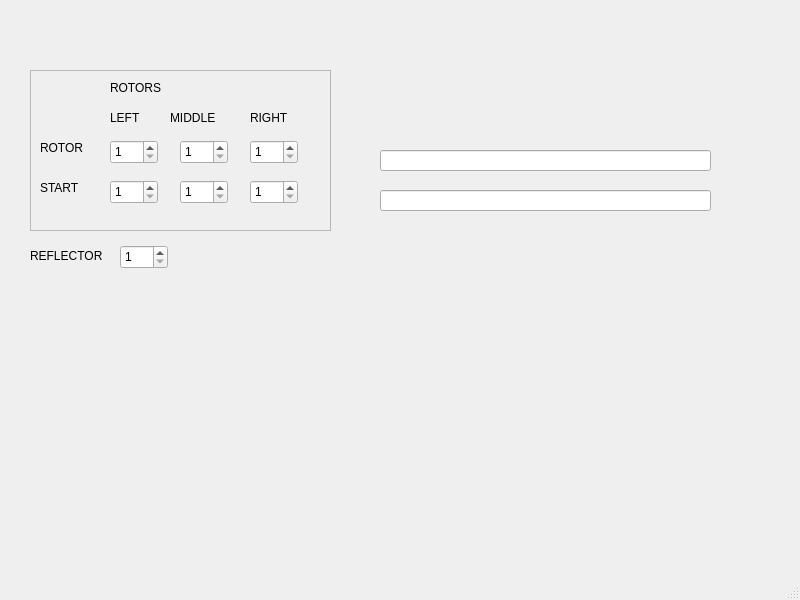
<?xml version="1.0" encoding="UTF-8"?>
<ui version="4.0">
 <class>MainWindow</class>
 <widget class="QMainWindow" name="MainWindow">
  <property name="geometry">
   <rect>
    <x>0</x>
    <y>0</y>
    <width>800</width>
    <height>600</height>
   </rect>
  </property>
  <property name="windowTitle">
   <string>MainWindow</string>
  </property>
  <widget class="QWidget" name="centralwidget">
   <widget class="QSpinBox" name="refNum">
    <property name="geometry">
     <rect>
      <x>120</x>
      <y>245</y>
      <width>48</width>
      <height>24</height>
     </rect>
    </property>
    <property name="minimum">
     <number>1</number>
    </property>
    <property name="maximum">
     <number>2</number>
    </property>
   </widget>
   <widget class="QFrame" name="frame">
    <property name="geometry">
     <rect>
      <x>30</x>
      <y>70</y>
      <width>301</width>
      <height>161</height>
     </rect>
    </property>
    <property name="frameShape">
     <enum>QFrame::StyledPanel</enum>
    </property>
    <property name="frameShadow">
     <enum>QFrame::Raised</enum>
    </property>
    <widget class="QSpinBox" name="rRotNum">
     <property name="geometry">
      <rect>
       <x>220</x>
       <y>70</y>
       <width>48</width>
       <height>24</height>
      </rect>
     </property>
     <property name="minimum">
      <number>1</number>
     </property>
     <property name="maximum">
      <number>5</number>
     </property>
    </widget>
    <widget class="QSpinBox" name="mRotNum">
     <property name="geometry">
      <rect>
       <x>150</x>
       <y>70</y>
       <width>48</width>
       <height>24</height>
      </rect>
     </property>
     <property name="minimum">
      <number>1</number>
     </property>
     <property name="maximum">
      <number>5</number>
     </property>
    </widget>
    <widget class="QSpinBox" name="lRotNum">
     <property name="geometry">
      <rect>
       <x>80</x>
       <y>70</y>
       <width>48</width>
       <height>24</height>
      </rect>
     </property>
     <property name="minimum">
      <number>1</number>
     </property>
     <property name="maximum">
      <number>5</number>
     </property>
    </widget>
    <widget class="QSpinBox" name="lRotStart">
     <property name="geometry">
      <rect>
       <x>80</x>
       <y>110</y>
       <width>48</width>
       <height>24</height>
      </rect>
     </property>
     <property name="minimum">
      <number>1</number>
     </property>
     <property name="maximum">
      <number>26</number>
     </property>
    </widget>
    <widget class="QSpinBox" name="mRotStart">
     <property name="geometry">
      <rect>
       <x>150</x>
       <y>110</y>
       <width>48</width>
       <height>24</height>
      </rect>
     </property>
     <property name="minimum">
      <number>1</number>
     </property>
     <property name="maximum">
      <number>26</number>
     </property>
    </widget>
    <widget class="QSpinBox" name="rRotStart">
     <property name="geometry">
      <rect>
       <x>220</x>
       <y>110</y>
       <width>48</width>
       <height>24</height>
      </rect>
     </property>
     <property name="minimum">
      <number>1</number>
     </property>
     <property name="maximum">
      <number>26</number>
     </property>
    </widget>
    <widget class="QLabel" name="label">
     <property name="geometry">
      <rect>
       <x>80</x>
       <y>10</y>
       <width>191</width>
       <height>16</height>
      </rect>
     </property>
     <property name="text">
      <string>ROTORS</string>
     </property>
    </widget>
    <widget class="QLabel" name="label_4">
     <property name="geometry">
      <rect>
       <x>80</x>
       <y>40</y>
       <width>60</width>
       <height>16</height>
      </rect>
     </property>
     <property name="text">
      <string>LEFT</string>
     </property>
    </widget>
    <widget class="QLabel" name="label_5">
     <property name="geometry">
      <rect>
       <x>140</x>
       <y>40</y>
       <width>60</width>
       <height>16</height>
      </rect>
     </property>
     <property name="text">
      <string>MIDDLE</string>
     </property>
    </widget>
    <widget class="QLabel" name="label_6">
     <property name="geometry">
      <rect>
       <x>220</x>
       <y>40</y>
       <width>60</width>
       <height>16</height>
      </rect>
     </property>
     <property name="text">
      <string>RIGHT</string>
     </property>
    </widget>
    <widget class="QLabel" name="label_2">
     <property name="geometry">
      <rect>
       <x>10</x>
       <y>70</y>
       <width>60</width>
       <height>16</height>
      </rect>
     </property>
     <property name="text">
      <string>ROTOR</string>
     </property>
    </widget>
    <widget class="QLabel" name="label_3">
     <property name="geometry">
      <rect>
       <x>10</x>
       <y>110</y>
       <width>60</width>
       <height>16</height>
      </rect>
     </property>
     <property name="text">
      <string>START</string>
     </property>
    </widget>
   </widget>
   <widget class="QLabel" name="label_7">
    <property name="geometry">
     <rect>
      <x>30</x>
      <y>240</y>
      <width>81</width>
      <height>31</height>
     </rect>
    </property>
    <property name="text">
     <string>REFLECTOR</string>
    </property>
   </widget>
   <widget class="QLineEdit" name="message">
    <property name="geometry">
     <rect>
      <x>380</x>
      <y>150</y>
      <width>331</width>
      <height>21</height>
     </rect>
    </property>
   </widget>
   <widget class="QLineEdit" name="transformed">
    <property name="geometry">
     <rect>
      <x>380</x>
      <y>190</y>
      <width>331</width>
      <height>21</height>
     </rect>
    </property>
    <property name="text">
     <string/>
    </property>
   </widget>
  </widget>
  <widget class="QMenuBar" name="menubar">
   <property name="geometry">
    <rect>
     <x>0</x>
     <y>0</y>
     <width>800</width>
     <height>22</height>
    </rect>
   </property>
  </widget>
  <widget class="QStatusBar" name="statusbar"/>
 </widget>
 <resources/>
 <connections/>
</ui>
